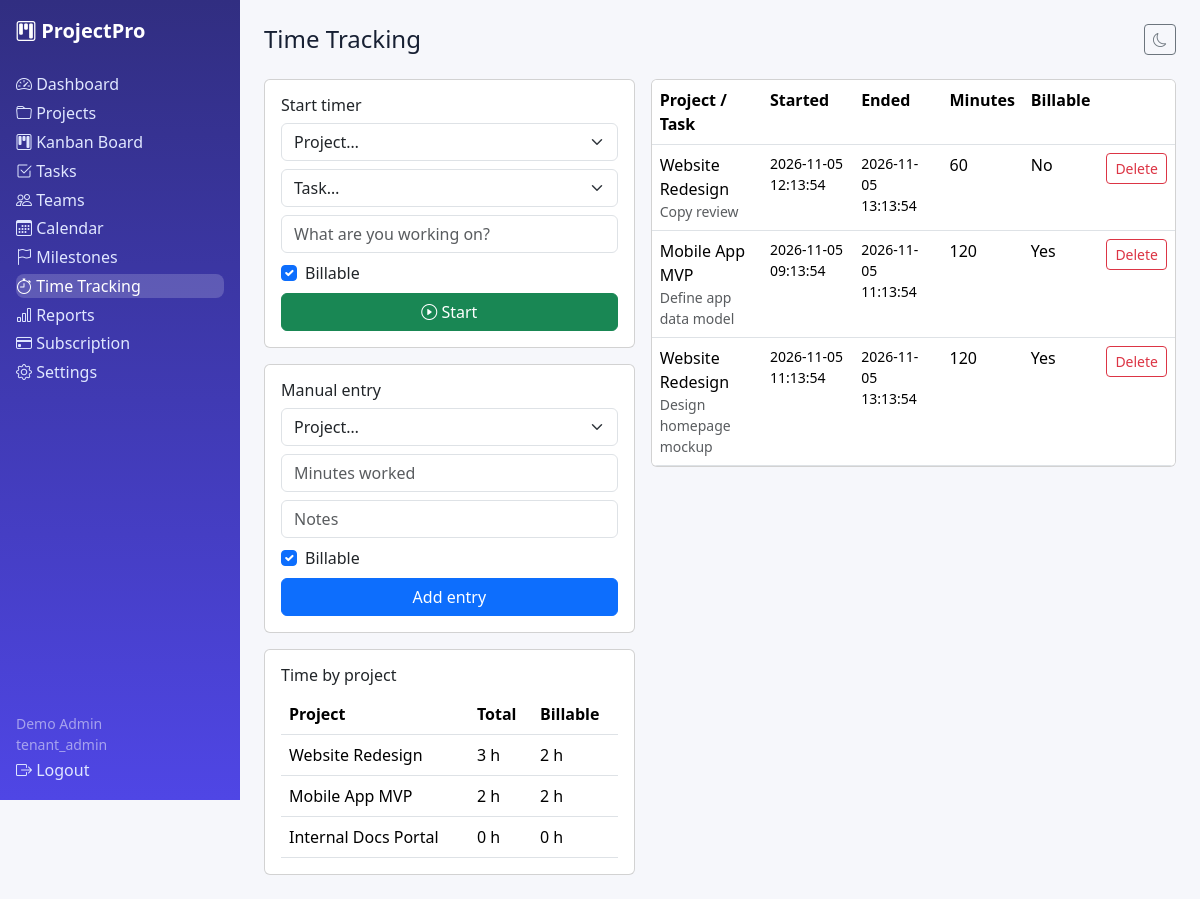
The app's page /timelogs.php (signed in) with its own data.
### tables this page shows
CREATE TABLE time_logs (id INT UNSIGNED AUTO_INCREMENT PRIMARY KEY, tenant_id INT UNSIGNED NOT NULL, project_id INT UNSIGNED NULL, task_id INT UNSIGNED NULL, user_id INT UNSIGNED NOT NULL, started_at DATETIME NOT NULL, ended_at DATETIME NULL, minutes INT NULL, is_billable TINYINT(1) NOT NULL DEFAULT 1, notes VARCHAR(255) NULL, created_at DATETIME NOT NULL DEFAULT CURRENT_TIMESTAMP, INDEX idx_tl_tenant(tenant_id), INDEX idx_tl_project(project_id), INDEX idx_tl_user(user_id), CONSTRAINT fk_tl_tenant FOREIGN KEY(tenant_id) REFERENCES tenants(id) ON DELETE CASCADE, CONSTRAINT fk_tl_project FOREIGN KEY(project_id) REFERENCES projects(id) ON DELETE SET NULL, CONSTRAINT fk_tl_task FOREIGN KEY(task_id) REFERENCES tasks(id) ON DELETE SET NULL, CONSTRAINT fk_tl_user FOREIGN KEY(user_id) REFERENCES users(id) ON DELETE CASCADE);

CREATE TABLE projects (id INT UNSIGNED AUTO_INCREMENT PRIMARY KEY, tenant_id INT UNSIGNED NOT NULL, name VARCHAR(180) NOT NULL, description TEXT NULL, start_date DATE NULL, end_date DATE NULL, budget DECIMAL(12,2) NOT NULL DEFAULT 0, category VARCHAR(60) NOT NULL DEFAULT 'general', priority ENUM('low','medium','high','urgent') NOT NULL DEFAULT 'medium', status ENUM('planning','active','on_hold','completed','archived') NOT NULL DEFAULT 'active', progress INT NOT NULL DEFAULT 0, created_by INT UNSIGNED NULL, created_at DATETIME NOT NULL DEFAULT CURRENT_TIMESTAMP, INDEX idx_proj_tenant(tenant_id), INDEX idx_proj_status(status), CONSTRAINT fk_proj_tenant FOREIGN KEY(tenant_id) REFERENCES tenants(id) ON DELETE CASCADE, CONSTRAINT fk_proj_user FOREIGN KEY(created_by) REFERENCES users(id) ON DELETE SET NULL);

CREATE TABLE tasks (id INT UNSIGNED AUTO_INCREMENT PRIMARY KEY, tenant_id INT UNSIGNED NOT NULL, project_id INT UNSIGNED NULL, title VARCHAR(180) NOT NULL, description TEXT NULL, assigned_to INT UNSIGNED NULL, created_by INT UNSIGNED NULL, priority ENUM('low','medium','high','urgent') NOT NULL DEFAULT 'medium', status ENUM('todo','in_progress','review','done') NOT NULL DEFAULT 'todo', due_date DATE NULL, labels VARCHAR(255) NULL, depends_on INT UNSIGNED NULL, is_recurring TINYINT(1) NOT NULL DEFAULT 0, created_at DATETIME NOT NULL DEFAULT CURRENT_TIMESTAMP, INDEX idx_task_tenant(tenant_id), INDEX idx_task_project(project_id), INDEX idx_task_status(status), CONSTRAINT fk_task_tenant FOREIGN KEY(tenant_id) REFERENCES tenants(id) ON DELETE CASCADE, CONSTRAINT fk_task_project FOREIGN KEY(project_id) REFERENCES projects(id) ON DELETE CASCADE, CONSTRAINT fk_task_user FOREIGN KEY(assigned_to) REFERENCES users(id) ON DELETE SET NULL, CONSTRAINT fk_task_depends FOREIGN KEY(depends_on) REFERENCES tasks(id) ON DELETE SET NULL);

### includes/functions.php (called while the page is built, shortened)
<?php
function e(?string $v): string { return htmlspecialchars($v ?? '', ENT_QUOTES, 'UTF-8'); }

### timelogs.php (the view, shortened to what this page needs)
<?php require_once __DIR__ . '/includes/auth.php'; $user=require_role(['tenant_admin','manager','employee']); $pdo=db(); check_tenant_active($pdo); $tid=require_tenant(); $base=''; $active='timelogs'; $pageTitle='Time Tracking';
$s=$pdo->prepare('SELECT l.*,p.name project_name,t.title task_title FROM time_logs l LEFT JOIN projects p ON p.id=l.project_id LEFT JOIN tasks t ON t.id=l.task_id WHERE l.tenant_id=? ORDER BY l.id DESC LIMIT 50'); $s->execute([$tid]); $rows=$s->fetchAll();
$s=$pdo->prepare('SELECT p.name,COALESCE(SUM(l.minutes),0) mins,COALESCE(SUM(l.is_billable*l.minutes),0) billable_mins FROM projects p LEFT JOIN time_logs l ON l.project_id=p.id AND l.tenant_id=? WHERE p.tenant_id=? GROUP BY p.id ORDER BY mins DESC'); $s->execute([$tid,$tid]); $totals=$s->fetchAll();
$s=$pdo->prepare('SELECT id,name FROM projects WHERE tenant_id=? AND status!="archived" ORDER BY name'); $s->execute([$tid]); $projects=$s->fetchAll();
$s=$pdo->prepare('SELECT id,title FROM tasks WHERE tenant_id=? AND status!="done" ORDER BY id DESC LIMIT 50'); $s->execute([$tid]); $tasks=$s->fetchAll();
include __DIR__ . '/includes/header.php'; ?>
<div class="row g-3"><div class="col-lg-5"><div class="card p-3"><h6>Start timer</h6><form method="post"><?= csrf_field() ?><input type="hidden" name="action" value="start">
<div class="mb-2"><select class="form-select" name="project_id"><option value="">Project…</option><?php foreach($projects as $p): ?><option value="<?= $p['id'] ?>"><?= e($p['name']) ?></option><?php endforeach; ?></select></div>
<div class="mb-2"><select class="form-select" name="task_id"><option value="">Task…</option><?php foreach($tasks as $t): ?><option value="<?= $t['id'] ?>"><?= e($t['title']) ?></option><?php endforeach; ?></select></div>
<div class="mb-2"><input class="form-control" name="notes" placeholder="What are you working on?"></div>
<div class="form-check mb-2"><input class="form-check-input" type="checkbox" name="is_billable" id="b1" checked><label class="form-check-label" for="b1">Billable</label></div>
<button class="btn btn-success w-100"><i class="bi bi-play-circle"></i> Start</button></form></div>
<div class="card p-3 mt-3"><h6>Manual entry</h6><form method="post"><?= csrf_field() ?>
<div class="mb-2"><select class="form-select" name="project_id"><option value="">Project…</option><?php foreach($projects as $p): ?><option value="<?= $p['id'] ?>"><?= e($p['name']) ?></option><?php endforeach; ?></select></div>
<div class="mb-2"><input class="form-control" type="number" name="minutes" min="1" placeholder="Minutes worked" required></div>
<div class="mb-2"><input class="form-control" name="notes" placeholder="Notes"></div>
<div class="form-check mb-2"><input class="form-check-input" type="checkbox" name="is_billable" id="b2" checked><label class="form-check-label" for="b2">Billable</label></div>
<button class="btn btn-primary w-100">Add entry</button></form></div>
<div class="card p-3 mt-3"><h6>Time by project</h6><table class="table mb-0"><tr><th>Project</th><th>Total</th><th>Billable</th></tr><?php foreach($totals as $t): ?><tr><td><?= e($t['name']) ?></td><td><?= round($t['mins']/60,2) ?> h</td><td><?= round($t['billable_mins']/60,2) ?> h</td></tr><?php endforeach; ?></table></div></div>
<div class="col-lg-7"><div class="card p-0 overflow-auto"><table class="table mb-0"><tr><th>Project / Task</th><th>Started</th><th>Ended</th><th>Minutes</th><th>Billable</th><th></th></tr>
<?php foreach($rows as $r): ?><tr><td><?= e($r['project_name']??'—') ?><div class="small text-muted"><?= e($r['task_title']??$r['notes']??'') ?></div></td><td class="small"><?= e($r['started_at']) ?></td><td class="small"><?= e($r['ended_at']??'Running…') ?></td><td><?= $r['minutes']!==null?(int)$r['minutes']:'—' ?></td><td><?= $r['is_billable']?'Yes':'No' ?></td>
<td><?php if(!$r['ended_at']): ?><form method="post"><?= csrf_field() ?><input type="hidden" name="action" value="stop"><input type="hidden" name="id" value="<?= $r['id'] ?>"><button class="btn btn-sm btn-danger">Stop</button></form><?php else: ?><form method="post"><?= csrf_field() ?><input type="hidden" name="action" value="delete"><input type="hidden" name="id" value="<?= $r['id'] ?>"><button class="btn btn-sm btn-outline-danger" data-confirm="Delete log?">Delete</button></form><?php endif; ?></td></tr><?php endforeach; ?></table></div></div></div>
<?php include __DIR__ . '/includes/footer.php'; ?>

### assets/css/style.css (style rules this page uses)
:root { --brand:#4f46e5;--bg:#f6f7fb;--card:#fff;--text:#172033 }
body { background:var(--bg);color:var(--text);font-family:system-ui,-apple-system,"Segoe UI",Roboto,sans-serif }

### records on screen
time_logs: project.name "Website Redesign", notes "Copy review", started_at "2026-11-05 12:13:54", ended_at "2026-11-05 13:13:54", minutes "60", is_billable "No"
time_logs: project.name "Mobile App MVP", task.title "Define app data model", started_at "2026-11-05 09:13:54", ended_at "2026-11-05 11:13:54", minutes "120", is_billable "Yes"
time_logs: project.name "Website Redesign", task.title "Design homepage mockup", started_at "2026-11-05 11:13:54", ended_at "2026-11-05 13:13:54", minutes "120", is_billable "Yes"

### other values on screen
$l "Dashboard"
$l "Projects"
$l "Kanban Board"
$l "Tasks"
$l "Teams"
$l "Calendar"
$l "Milestones"
$l "Time Tracking"
$l "Reports"
$l "Subscription"
$l "Settings"
current_user()['name'] "Demo Admin"
current_user()['role'] "tenant_admin"
$pageTitle "Time Tracking"
$t['name'] "Website Redesign"
